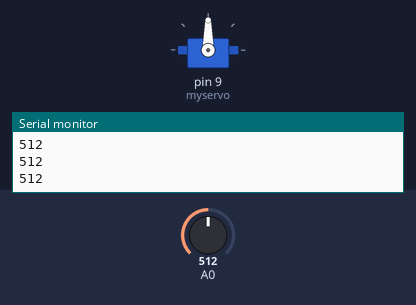
A sketch run on a simulated Arduino Uno, built with avr-gcc and run on an emulated ATmega328P. Shown: servo, the last lines printed to the serial monitor. The inputs (shaded band) are chosen by the test bench; at power-on: A0 = 512.

Above: at 1.2 s.
1.3 s: A0 set to 716
At 2.5 s:
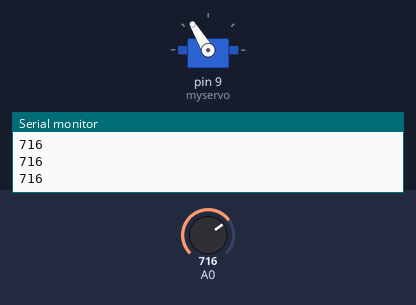
2.8 s: A0 set to 900
At 3.9 s:
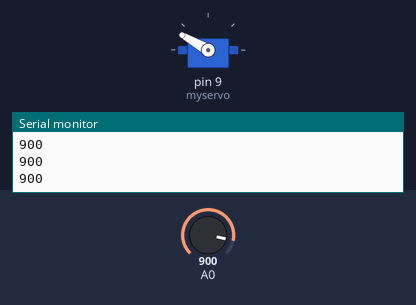
4.3 s: A0 set to 1023
At 5.0 s:
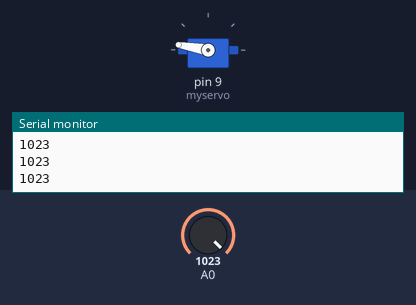
5.8 s: A0 set to 306
At 6.2 s:
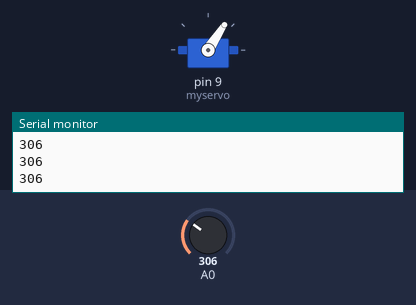
7.3 s: A0 set to 122
At 8.4 s:
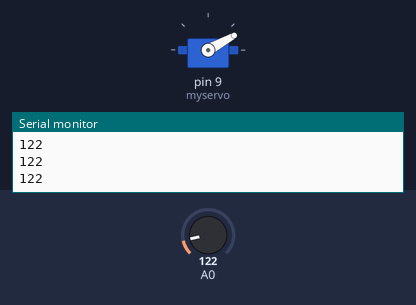
8.8 s: A0 set to 0
At 9.4 s:
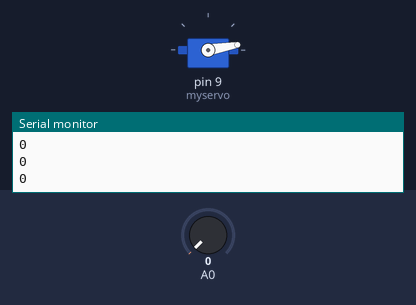
Timing chart, 0 to 11.3 s (numbered marks = the images above; inputs shaded):
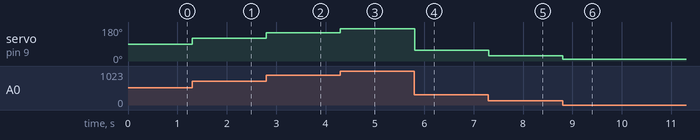

Measured:
- after the input at 1.3 s, servo on pin 9 (myservo): 90° → 121° at once
- after the input at 2.8 s, servo on pin 9 (myservo): 121° → 150° at once
- after the input at 4.3 s, servo on pin 9 (myservo): 150° → 170° at once
- after the input at 5.8 s, servo on pin 9 (myservo): 170° → 57° at once
- after the input at 7.3 s, servo on pin 9 (myservo): 57° → 29° at once
- after the input at 8.8 s, servo on pin 9 (myservo): 29° → 10° at once

The sketch:

servo.ino
```cpp
#include <Servo.h>
Servo myservo;
int potposition;
int servoposition;
void setup() {
  Serial.begin(9600);
  // put your setup code here, to run once:
myservo.attach(9);
}

void loop() {
  // put your main code here, to run repeatedly:
potposition = analogRead(A0);
servoposition = map(potposition,0,1023,10,170);
myservo.write(servoposition);
Serial.println(potposition );

;
}
```
